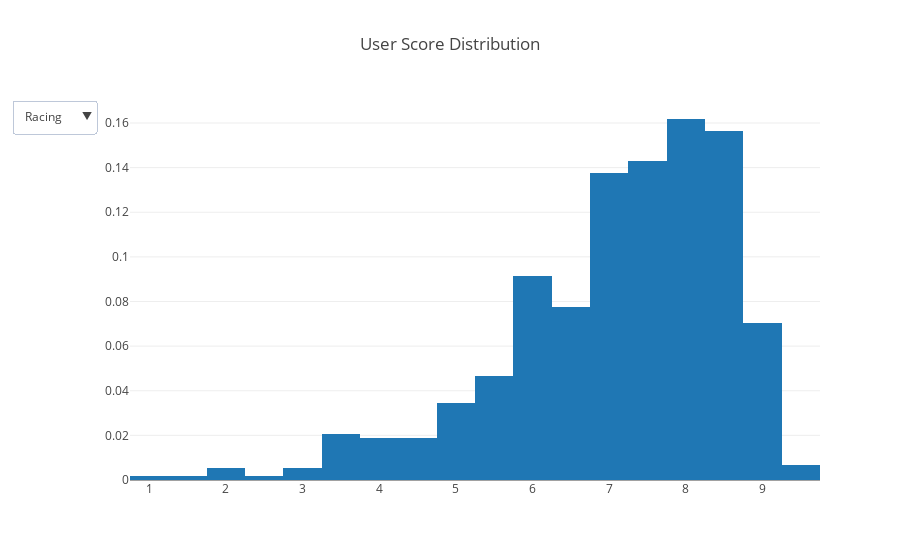

This figure's notebook cell:
### Markdown cell above
В plotly есть возможность делать графики в drop down menus, когда в зависимости от выбранного среза будут отображаться различные графики. Давайте построим __гистораммы распределений оценок пользователей по жанрам__.

### Code cell
traces = []
for genre in ['Racing', 'Shooter', 'Sports', 'Action']:
    traces.append(
        go.Histogram(
            x=df[df.Genre == genre].User_Score,
            histnorm='probability', 
            name = genre, 
            visible = (genre == 'Racing'))
    )
    
layout = go.Layout(
    title='User Score Distribution',
    updatemenus=list([
        dict(
            x=-0.05,
            y=1,
            yanchor='top',
            buttons=list([
                dict(
                    args=['visible', [True] + [False]*3],
                    label='Racing',
                    method='restyle'
                ),
                dict(
                    args=['visible', [False] + [True] + [False]*2],
                    label='Shooter',
                    method='restyle'
                ),
                dict(
                    args=['visible', [False]*2 + [True] + [False]],
                    label='Sports',
                    method='restyle'
                ),
                dict(
                    args=['visible', [False]*3 + [True]],
                    label='Action',
                    method='restyle'
                )
            ]),
        )
    ]),
)

fig = {'data': traces, 'layout': layout}
iplot(fig, show_link=False)

### Figure 1 — Plotly figure (JSON) as saved in the notebook; plotly's stock layout.template omitted (floating-point values rounded to 4 significant figures; data arrays with more than 128 entries replaced by an {"elided": "..."} marker saying what was removed)
{"data": [{"histnorm": "probability", "name": "Racing", "type": "histogram", "uid": "392d81c8-cb28-11e8-bb42-a0c589446c76", "visible": true, "x": {"elided": "581 float values"}}, {"histnorm": "probability", "name": "Shooter", "type": "histogram", "uid": "392d9534-cb28-11e8-b41c-a0c589446c76", "visible": false, "x": {"elided": "864 float values"}}, {"histnorm": "probability", "name": "Sports", "type": "histogram", "uid": "392da890-cb28-11e8-83c0-a0c589446c76", "visible": false, "x": {"elided": "943 float values"}}, {"histnorm": "probability", "name": "Action", "type": "histogram", "uid": "392da891-cb28-11e8-8768-a0c589446c76", "visible": false, "x": {"elided": "1630 float values"}}], "layout": {"title": "User Score Distribution", "updatemenus": [{"buttons": [{"args": ["visible", [true, false, false, false]], "label": "Racing", "method": "restyle"}, {"args": ["visible", [false, true, false, false]], "label": "Shooter", "method": "restyle"}, {"args": ["visible", [false, false, true, false]], "label": "Sports", "method": "restyle"}, {"args": ["visible", [false, false, false, true]], "label": "Action", "method": "restyle"}], "x": -0.05, "y": 1, "yanchor": "top"}]}}
